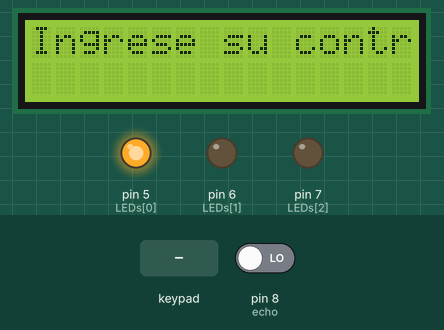
A sketch run on a simulated Arduino Mega 2560, built with avr-gcc and run on an emulated ATmega2560. Parts: 16×2 character LCD, output pins drawn as LEDs (lit = HIGH). The test bench sets the inputs (shaded band); at power-on: pin 8 (echo) LOW. Pins used as bus, display or sensor lines are not drawn; what the sketch prints to the serial monitor is not drawn.

Above: at 1.6 s.
1.7 s: key '1' pressed
3.5 s: key 'A' pressed
6.6 s: keypad keys 1 2 3 4 pressed 0.4 s apart
At 11.9 s:
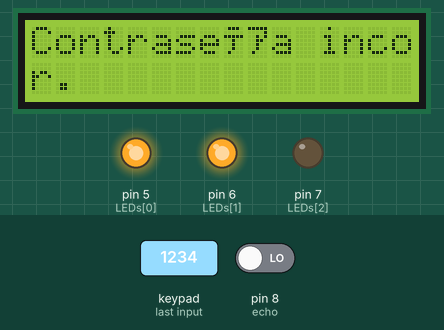
At 12.7 s:
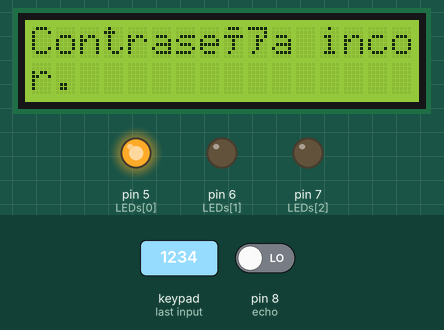
Timing chart, 0 to 14.2 s (numbered marks = the images above; inputs shaded):
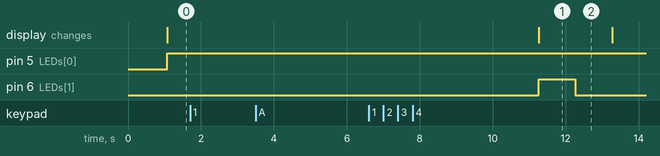

The sketch:

sistemaseguridad1.ino
```cpp
#include<LiquidCrystal.h>
#include <Keypad.h>

//sensor
const int trigger = 9;
const int echo = 8;
int tiempo, distancia;

//amarillo, rojo, verde
const int LEDs[3] = {5,6,7};

const byte numRows = 4; //number of rows on the keypad
const byte numCols = 4; //number of columns on the keypad

//keymap defines the key pressed according to the row and columns just as appears on the keypad
char keymap[numRows][numCols] =
{
  {'1', '2', '3', 'A'},
  {'4', '5', '6', 'B'},
  {'7', '8', '9', 'C'},
  {'*', '0', '#', 'D'}
};

//Code that shows the keypad connections to the arduino terminals
byte rowPins[numRows] = {22,23,24,25}; //Rows 0 to 3
byte colPins[numCols] = {26,27,28,29}; //Columns 0 to 3

//initializes an instance of the Keypad class
Keypad myKeypad = Keypad(makeKeymap(keymap), rowPins, colPins, numRows, numCols);

//initiliazes an instance of the LiquidCrystal class
LiquidCrystal lcd(52, 50, 48, 46, 44, 42);


void setup()
{
  lcd.begin(16, 2);
  lcd.noDisplay();
  pinMode(trigger,OUTPUT);
  pinMode(echo,INPUT);
  for(auto i: LEDs) pinMode(i, OUTPUT);
  Serial.begin(9600);
  for(auto i: LEDs) digitalWrite(i, LOW);
}

void sensor_setup() {
  digitalWrite(trigger, HIGH);
  delay(10);
  digitalWrite(trigger, LOW);
}

void loop()
{
  sensor_setup();
  static char PASSWORD[4] = { '1', '2', '3', '4' };
  static char inputBuffer[4] = {0}; // Array to store key inputs
  static int bufferIndex = 0;       // Index to keep track of inputBuffer

  tiempo=pulseIn(echo,HIGH); //duration of the pulse
  distancia= tiempo/58; // dividing by 58 converts the distance in cm

  char keypressed = myKeypad.getKey();

  if(distancia<=30){
    lcd.clear();
    lcd.display();
    digitalWrite(LEDs[0], HIGH);
    lcd.print("Ingrese su contraseña:      ");
    if (keypressed != NO_KEY) {
      inputBuffer[bufferIndex] = keypressed; // Store the key in the buffer
      bufferIndex++; // Increment buffer index
      Serial.println(keypressed);
      if (bufferIndex == 4){
        Serial.println(inputBuffer);
        if(memcmp(PASSWORD, inputBuffer, sizeof(PASSWORD)) == 0){// check if the passwords match
          lcd.clear();
          lcd.print("Contraseña correcta.");
          digitalWrite(LEDs[2], HIGH); // turn on green led
          delay(3000);
          digitalWrite(LEDs[2], LOW);
        } else {
          lcd.clear();
          lcd.print("Contraseña incorrecta, vuelva a intentar.");
          digitalWrite(LEDs[1], HIGH); // turn on red led
          delay(1000);
          digitalWrite(LEDs[1], LOW);
        }
        bufferIndex = 0;
        memset(inputBuffer, 0, sizeof(inputBuffer)); // Reset inputBuffer
      }
    }
  } else {
    lcd.clear();
    lcd.noDisplay();
    digitalWrite(LEDs[0], LOW);
    bufferIndex = 0;
    memset(inputBuffer, 0, sizeof(inputBuffer)); // Reset inputBuffer
  }
}
```

Measured:
- after the input at 1.7 s, every drawn part: stays the same
- after the input at 3.5 s, every drawn part: stays the same
- after the input at 6.6 s, pin 6 (LEDs[1]): LOW → HIGH after 4.7 s, → LOW 1.0 s later; the display: changes after 4.7 s (image 1)
